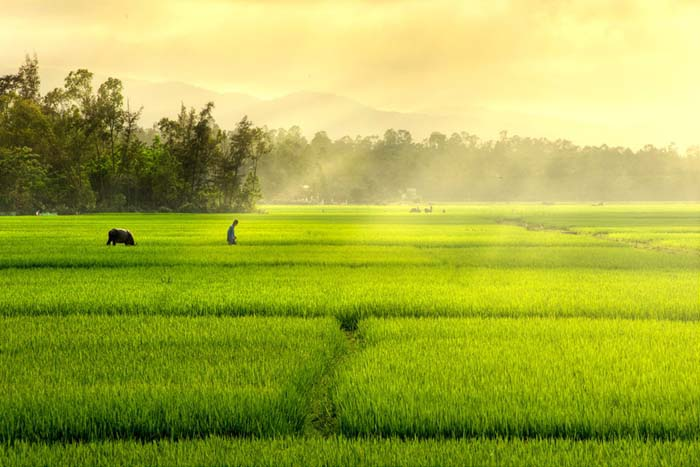
#> input picture images/canhdong.jpg, 700 x 467 px, found by its file name
$ python hist_demo.py
#> lines starting #> are read from the running program, lines starting #| are printed output that depends on the picture
### Source/hist.py
import numpy as np

def imhist(im):
  # calculates normalized histogram of an image
	m, n = im.shape
	h = [0.0] * 256
	for i in range(m):
		for j in range(n):
			h[im[i, j]]+=1
	return np.array(h)/(m*n)

def cumsum(h):
	# finds cumulative sum of a numpy array, list
	return [sum(h[:i+1]) for i in range(len(h))]

def histeq(im):
	#calculate Histogram
	h = imhist(im)
	cdf = np.array(cumsum(h)) #cumulative distribution function
	sk = np.uint8(255 * cdf) #finding transfer function values
	s1, s2 = im.shape
	Y = np.zeros_like(im)
	# applying transfered values for each pixels
	for i in range(0, s1):
		for j in range(0, s2):
			Y[i, j] = sk[im[i, j]]
	H = imhist(Y)
	#return transformed image, original and new istogram,
	# and transform function
	return Y , h, H, sk

#Hiệu chỉnh, làm cân bằng sự phân bố các giá trị bậc sáng trong bức ảnh.
#Được sử dụng trong việc xử lý ảnh từ vệ tinh, chụp X-quang, ảnh đo nhiệt bức xạ

### Source/hist_demo.py
import matplotlib.pyplot as plt
import matplotlib.image as mpimg
import matplotlib.cbook as cbook
import numpy as np
# load image to numpy arrayb
# matplotlib 1.3.1 only supports png images
# use scipy or PIL for other formats
img = plt.imread("images/canhdong.jpg",0)
#> img is the input picture: shape (467, 700, 3); mean R, G, B 167.2, 175.9, 67.7
#img = plt.imread("image.png",0)

# convert to grayscale
# do for individual channels R, G, B, A for nongrayscale images

img = np.uint8((0.2126* img[:,:,0]) + \
  		np.uint8(0.7152 * img[:,:,1]) +\
			 np.uint8(0.0722 * img[:,:,2]))
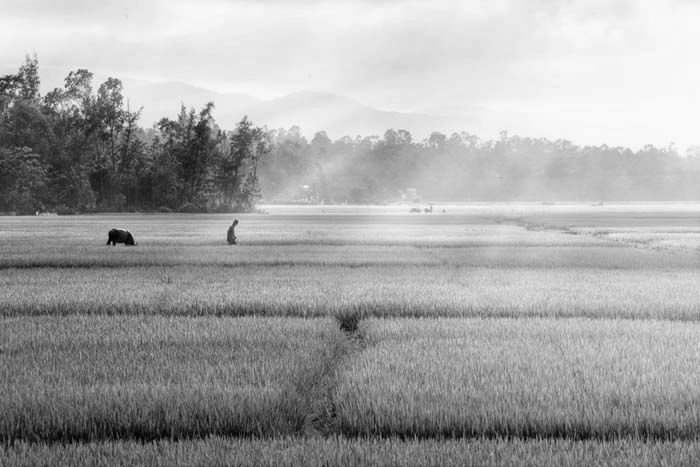
#> img: shape (467, 700); min 0, max 250, mean 164.9

# use hist module from hist.py to perform histogram equalization
from hist import histeq
new_img, h, new_h, sk = histeq(img)
#> in histeq, `h = imhist(im)`: h = 256 values, max 0.0153 at index 230, min 0 at index 251, mean 0.00391
#> in histeq, `cdf = np.array(cumsum(h))`: cdf = 256 values from 1.22e-05 to 1
#> in histeq, `sk = np.uint8(255 * cdf)`: sk = 256 values from 0 to 254
#> after the loop in histeq, `for i in range(0, s1):`:
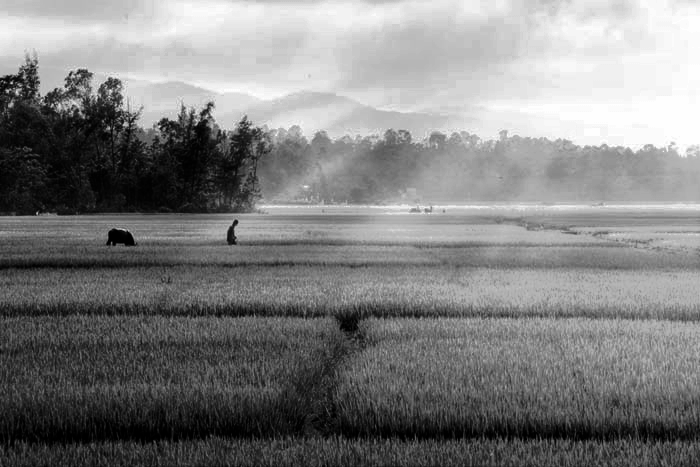
#> Y: shape (467, 700); min 0, max 254, mean 127.7
#> in histeq, `H = imhist(Y)`: H = 256 values, max 0.0153 at index 203, min 0 at index 43, mean 0.00391
#> new_h has the same summary as H in histeq; sk = 256 values from 0 to 254

# show old and new image
# show original image
plt.subplot(121)
plt.imshow(img)
plt.title('original image')
plt.set_cmap('gray')
# show original image
plt.subplot(122)
plt.imshow(new_img)
plt.title('hist. equalized image')
plt.set_cmap('gray')
plt.show()
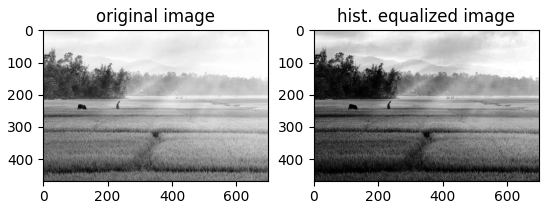
#> figure drawn by matplotlib, 2 panels

# plot histograms and transfer function
fig = plt.figure()
fig.add_subplot(221)
plt.plot(h)
plt.title('Original histogram') # original histogram

fig.add_subplot(222)
plt.plot(new_h)
plt.title('New histogram') #hist of eqlauized image

fig.add_subplot(223)
plt.plot(sk)
plt.title('Transfer function') #transfer function

plt.show()
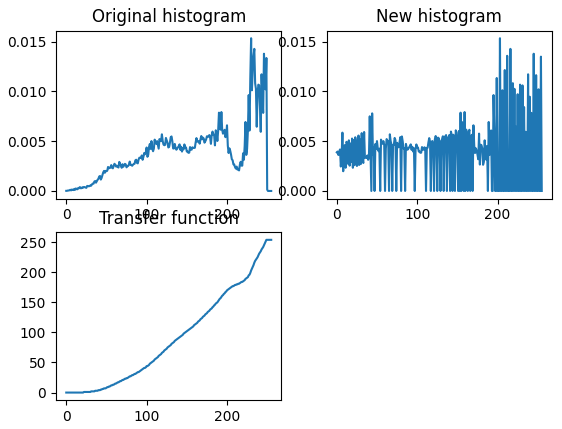
#> figure drawn by matplotlib, 3 panels; panel 1: curve peaks at x = 230, y = 0.0153; panel 2: curve peaks at x = 203, y = 0.0153; panel 3: curve peaks at x = 249, y = 254

$ run again, with images/cat.jpg copied over images/canhdong.jpg
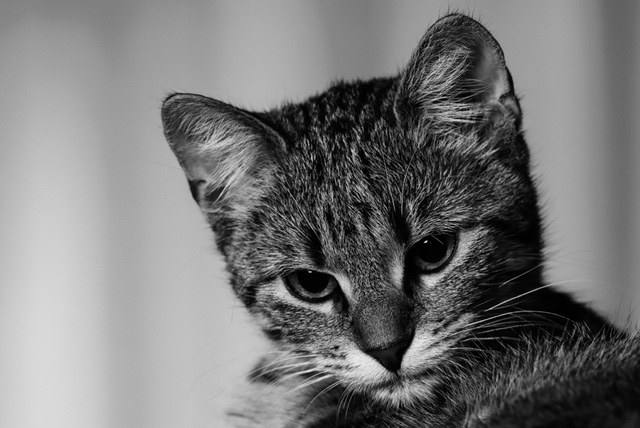
#> input picture images/cat.jpg, 640 x 428 px, found by its file name
#> img is the input picture: shape (428, 640, 3); min 0, max 238, mean 119.9
#> img: shape (428, 640)
#> in histeq, `h = imhist(im)`: h = 256 values, max 0.0233 at index 157, min 0 at index 3, mean 0.00391
#> cdf = 256 values from 0.00821 to 1
#> in histeq, `sk = np.uint8(255 * cdf)`: sk = 256 values from 2 to 255
#> after the loop in histeq, `for i in range(0, s1):`:
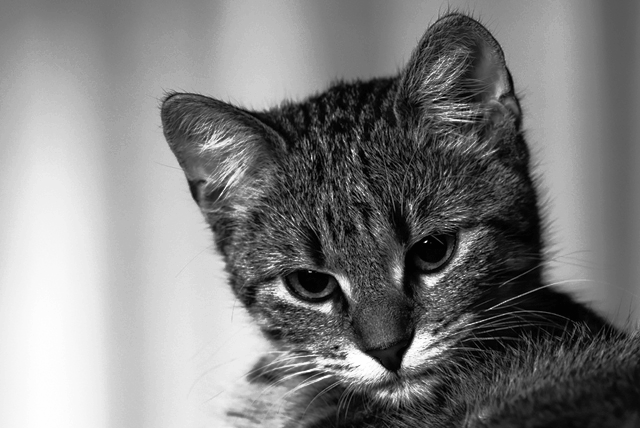
#> Y: shape (428, 640); min 2, max 255, mean 128
#> H = 256 values, max 0.0233 at index 164, min 0 at index 0, mean 0.00391
#> `new_img, h, new_h, sk = histeq(img)`: new_h has the same summary as H in histeq; sk = 256 values from 2 to 255
#> `plt.show()`:
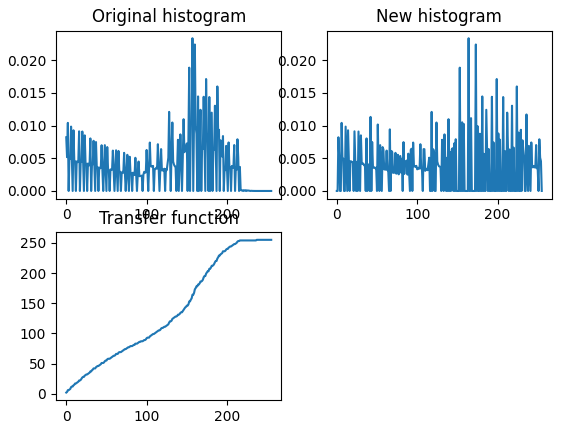
#> figure drawn by matplotlib, 3 panels; panel 1: curve peaks at x = 157, y = 0.0233; panel 2: curve peaks at x = 164, y = 0.0233; panel 3: curve peaks at x = 237, y = 255

$ run again, with images/img1.jpg copied over images/canhdong.jpg
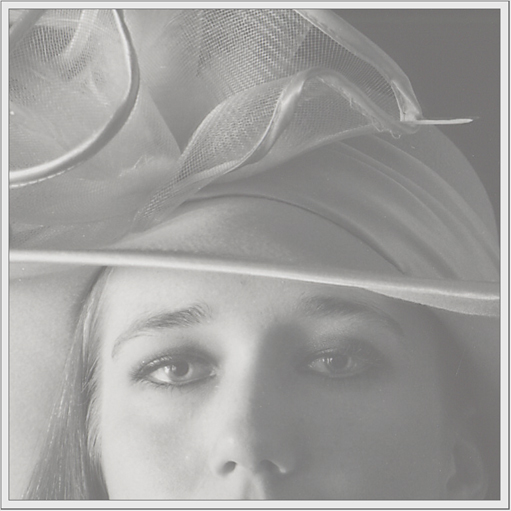
#> input picture images/img1.jpg, 511 x 511 px, found by its file name
#> img is the input picture: shape (511, 511, 3); mean R, G, B 160.6, 159.7, 158
#> img: shape (511, 511)
#> in histeq, `h = imhist(im)`: h = 256 values, max 0.0448 at index 132, min 0 at index 0, mean 0.00391
#> cdf = 256 values from 0 to 1
#> in histeq, `sk = np.uint8(255 * cdf)`: sk = 256 values from 0 to 255
#> after the loop in histeq, `for i in range(0, s1):`:
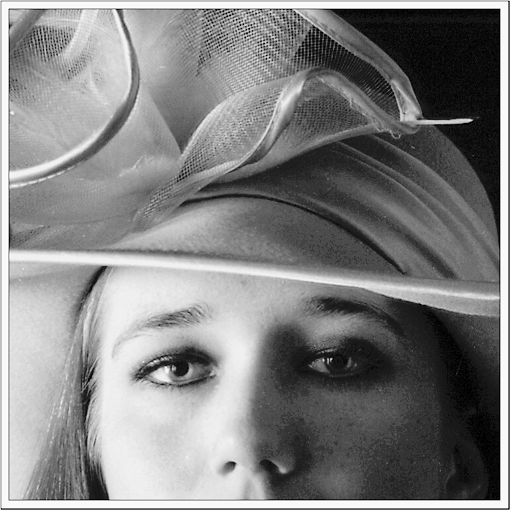
#> Y: shape (511, 511); min 0, max 255, mean 128.9
#> H = 256 values, max 0.0448 at index 74, min 0 at index 2, mean 0.00391
#> `new_img, h, new_h, sk = histeq(img)`: new_h has the same summary as H in histeq; sk = 256 values from 0 to 255
#> `plt.show()`:
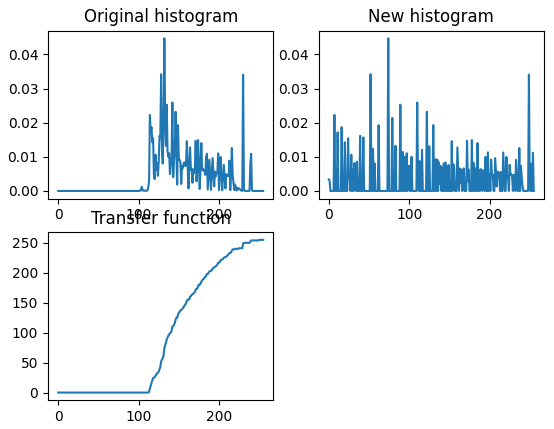
#> figure drawn by matplotlib, 3 panels; panel 1: curve peaks at x = 132, y = 0.0448; panel 2: curve peaks at x = 74, y = 0.0448; panel 3: curve peaks at x = 250, y = 255
